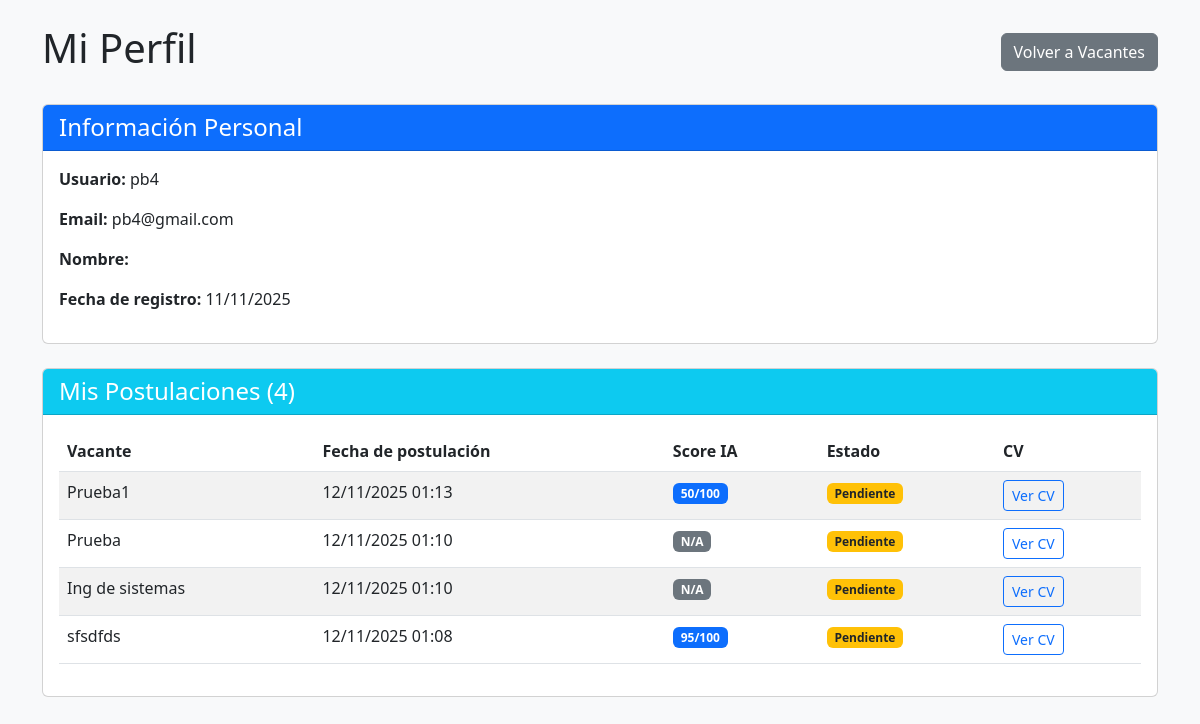
Screenshot of /perfil/ (signed in) with the database file from the repository.
### pages/models.py (models this page shows, shortened)
class Postulacion(models.Model):
    ESTADO_CHOICES = [
        ('PENDIENTE', 'Pendiente'),
        ('REVISADO', 'Revisado'),
        ('ACEPTADO', 'Aceptado'),
        ('RECHAZADO', 'Rechazado'),
    ]
    postulante = models.ForeignKey(settings.AUTH_USER_MODEL, on_delete=models.CASCADE)
    vacante = models.ForeignKey('Vacante', on_delete=models.CASCADE)
    cv_pdf = models.FileField(upload_to='cvs/', null=True, blank=True)
    fecha_postulacion = models.DateTimeField(auto_now_add=True)
    score_ia = models.IntegerField(null=True, blank=True, help_text="Score de 0-100 generado por IA")
    razon_ia = models.TextField(null=True, blank=True, help_text="Razón del score generada por IA")
    estado = models.CharField(max_length=20, choices=ESTADO_CHOICES, default='PENDIENTE')
    notas_reclutador = models.TextField(blank=True, null=True, help_text="Notas del reclutador")
    class Meta:
        ordering = ['-score_ia', '-fecha_postulacion']
        unique_together = ['postulante', 'vacante']

class Vacante(models.Model):
    titulo = models.CharField(max_length=200)
    nombre_interno = models.CharField(max_length=200, blank=True, null=True)
    descripcion = models.TextField()
    palabras_clave = models.CharField(max_length=300, blank=True, null=True)
    rango_salarial = models.CharField(max_length=100, blank=True, null=True)
    fecha_creacion = models.DateTimeField(auto_now_add=True)
    reclutador = models.ForeignKey(settings.AUTH_USER_MODEL, on_delete=models.CASCADE, related_name='vacantes_creadas', null=True, blank=True)  # 🆕 NUEVO CAMPO

### pages/views.py (the view)
# urls.py: path('perfil/', views.perfil_postulante, name='perfil_postulante'),
@login_required
def perfil_postulante(request):
    postulaciones = Postulacion.objects.filter(postulante=request.user).order_by('-fecha_postulacion')
    return render(request, 'pages/perfil_postulante.html', {
        'postulaciones': postulaciones
    })

### pages/templates/pages/perfil_postulante.html (shortened to what this page needs)
<!DOCTYPE html>
<html lang="es">
<head>
    <link href="https://cdn.jsdelivr.net/npm/bootstrap@5.3.0/dist/css/bootstrap.min.css" rel="stylesheet">
</head>
<body class="bg-light p-4">
    <div class="container">
        <div class="d-flex justify-content-between align-items-center mb-4">
            <h1>Mi Perfil</h1>
            <a href="{% url 'postulante' %}" class="btn btn-secondary">Volver a Vacantes</a>
        </div>
        <div class="card mb-4">
            <div class="card-header bg-primary text-white">
                <h4 class="mb-0">Información Personal</h4>
            </div>
            <div class="card-body">
                <p><strong>Usuario:</strong> {{ user.username }}</p>
                <p><strong>Email:</strong> {{ user.email }}</p>
                <p><strong>Nombre:</strong> {{ user.first_name }} {{ user.last_name }}</p>
                <p><strong>Fecha de registro:</strong> {{ user.date_joined|date:"d/m/Y" }}</p>
            </div>
        </div>
        <div class="card">
            <div class="card-header bg-info text-white">
                <h4 class="mb-0">Mis Postulaciones ({{ postulaciones.count }})</h4>
            </div>
            <div class="card-body">
                {% if postulaciones %}
                    <table class="table table-striped">
                        <thead>
                            <tr>
                                <th>Vacante</th>
                                <th>Fecha de postulación</th>
                                <th>Score IA</th>
                                <th>Estado</th>
                                <th>CV</th>
                            </tr>
                        </thead>
                        <tbody>
                            {% for post in postulaciones %}
                            <tr>
                                <td>{{ post.vacante.titulo }}</td>
                                <td>{{ post.fecha_postulacion|date:"d/m/Y H:i" }}</td>
                                <td>
                                    {% if post.score_ia %}
                                        <span class="badge bg-primary">{{ post.score_ia }}/100</span>
                                    {% else %}
                                        <span class="badge bg-secondary">N/A</span>
                                    {% endif %}
                                </td>
                                <td>
                                    {% if post.estado == 'PENDIENTE' %}
                                        <span class="badge bg-warning text-dark">Pendiente</span>
                                    {% elif post.estado == 'REVISADO' %}
                                        <span class="badge bg-info">Revisado</span>
                                    {% elif post.estado == 'ACEPTADO' %}
                                        <span class="badge bg-success">Aceptado</span>
                                    {% elif post.estado == 'RECHAZADO' %}
                                        <span class="badge bg-danger">Rechazado</span>
                                    {% endif %}
                                </td>
                                <td>
                                    <a href="{{ post.cv_pdf.url }}" target="_blank" class="btn btn-sm btn-outline-primary">Ver CV</a>
                                </td>
                            </tr>
                            {% endfor %}
                        </tbody>
                    </table>
                {% else %}
                    <p class="text-muted">Aún no tienes postulaciones.</p>
                {% endif %}
            </div>
        </div>
    </div>
</body>
</html>

### rows the page displays
Postulacion: vacante.titulo "Prueba1", fecha_postulacion "12/11/2025 01:13", score_ia "50", estado "Pendiente"
Postulacion: vacante.titulo "Prueba", fecha_postulacion "12/11/2025 01:10", shows "N/A", estado "Pendiente"
Postulacion: vacante.titulo "Ing de sistemas", fecha_postulacion "12/11/2025 01:10", shows "N/A", estado "Pendiente"
Postulacion: vacante.titulo "sfsdfds", fecha_postulacion "12/11/2025 01:08", score_ia "95", estado "Pendiente"

### other values shown
{{ user.username }} "pb4"
{{ user.email }} "pb4@gmail.com"
{{ user.date_joined|date:"d/m/Y" }} "11/11/2025"
{{ postulaciones.count }} "4"
